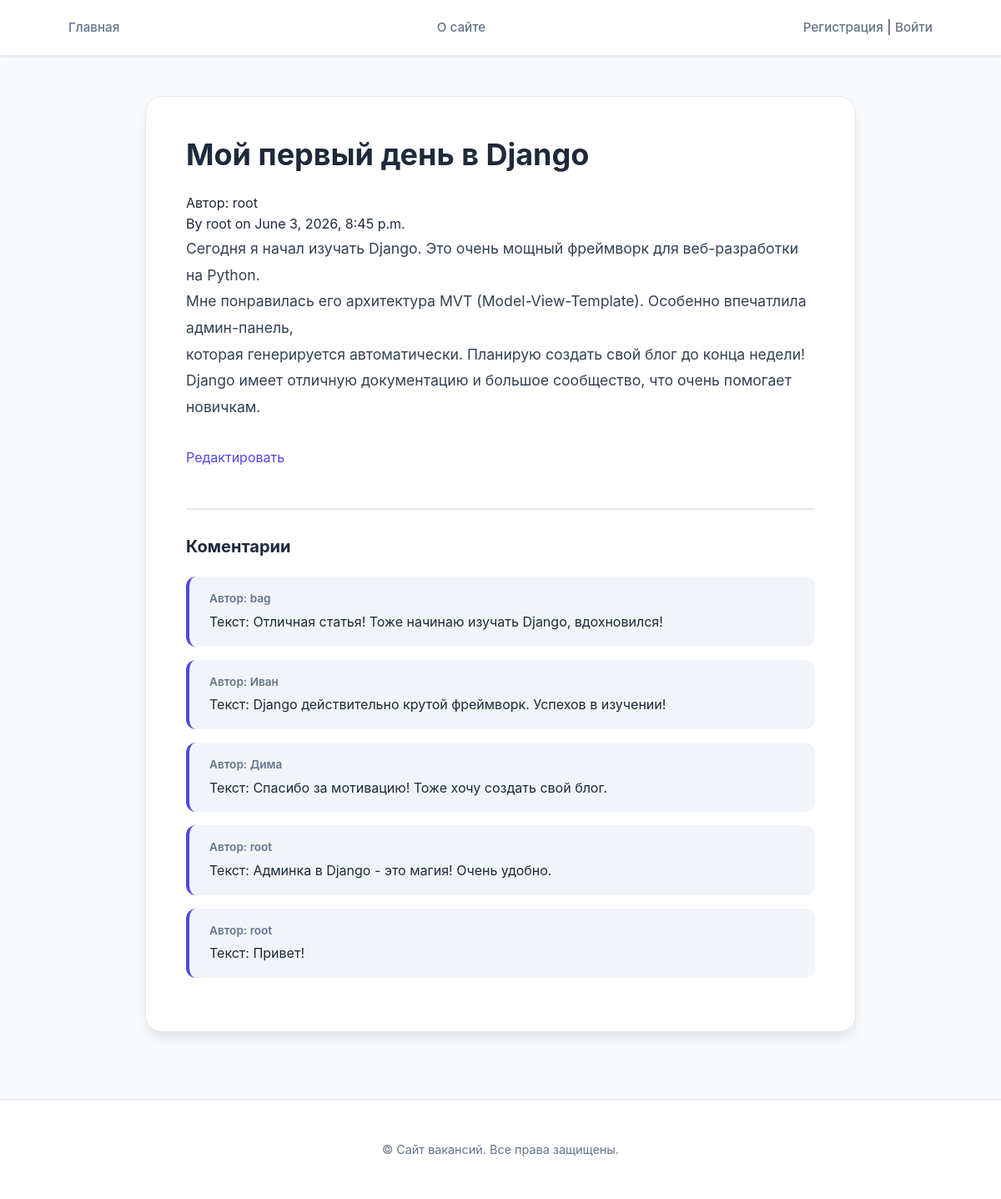
The app's page /post/1/ with its own data.
### core/models.py (models this page shows, shortened)
class Post(models.Model):
    class Status(models.IntegerChoices):
        DRAFT = 0, 'Черновик'
        PUBLISHED = 1, 'Опубликовано'
    title = models.CharField(max_length=200)
    content = models.TextField()
    status = models.IntegerField(choices=Status.choices, default=Status.DRAFT)
    author = models.ForeignKey("CustomUser", on_delete=models.CASCADE, related_name='posts')
    created_at = models.DateTimeField(auto_now_add=True)
    slug = models.SlugField(unique=True, blank=True)

class CustomUser(AbstractUser):
    avatar = models.ImageField(upload_to="media/users/%Y/%m/%d/", blank=True, null=True)
    birth_date = models.DateField(blank=True, null=True)
    def __str__(self):
        return self.username

class Comment(models.Model):
    text = models.TextField()
    post = models.ForeignKey("Post", related_name="comments", on_delete=models.CASCADE)
    user = models.ForeignKey("CustomUser", related_name='comments', on_delete=models.CASCADE)
    created_at = models.DateTimeField(auto_now_add=True)

### core/views.py (the view)
# urls.py: path("post/<int:pk>/", views.PostDetailView.as_view(), name="post_detail"),
class PostDetailView(DetailView):
    model = Post
    template_name = "core/post_detail.html"
    context_object_name = "post"
    def get_context_data(self, **kwargs):
        context = super().get_context_data(**kwargs)
        context["form"] = CommentForm()
        return context

### core/context_processors.py (called while the page is built)
def header_context(request):
    menu = [
        {"title": "Главная", "url_name": "home"},
        {"title": "О сайте", "url_name": "about"},
    ]
    return {"menu": menu}

def this_year(request):
    return {"year": datetime.now().year}

### core/templates/core/post_detail.html (shortened to what this page needs)
{% extends "base.html" %}
{% block content %}
    <div class="post-detail">
        <h1>{{ post.title }}</h1>
        <p>Автор: {{ post.author }}</p>
        <p>By {{ post.author }} on {{ post.created_at }}</p>
        <div class="post-content">
            {{ post.content|linebreaks }}
        </div>
        <p><a href="{% url 'post_update' post.pk %}">Редактировать</a></p>
        <div class="post-comments">
            <h2>Коментарии</h2>
            {% for comment in post.comments.all %}
                <div class="comment">
                    <p>Автор: {{ comment.user }}</p>
                    <p>Текст: {{ comment.text }}</p>
                </div>
            {% endfor %}
        </div>
    </div>
{% endblock content %}

### core/static/core/css/style.css (style rules this page uses)
:root { --primary-color: #4f46e5; --primary-hover: #4338ca; --bg-color: #f8fafc; --card-bg: #ffffff; --text-main: #1e293b; --text-muted: #64748b; --border-color: #e2e8f0; --accent-gradient: linear-gradient(135deg, #6366f1 0%, #a855f7 100%); --shadow-sm: 0 1px 3px rgba(0,0,0,0.1); --shadow-md: 0 4px 6px -1px rgba(0,0,0,0.1), 0 2px 4px -1px rgba(0,0,0,0.06); --shadow-lg: 0 10px 15px -3px rgba(0,0,0,0.1); --radius-md: 12px; --radius-lg: 20px; }
* { margin: 0; padding: 0; box-sizing: border-box; }
body { font-family: 'Inter', 'Segoe UI', Roboto, Helvetica, Arial, sans-serif; background-color: var(--bg-color); min-height: 100vh; color: var(--text-main); line-height: 1.6; }
h1, h2, h3 { color: var(--text-main); font-weight: 700; line-height: 1.2; }
h1 { font-size: 2.25rem; margin-bottom: 1.5rem; }
h2 { font-size: 1.5rem; margin-bottom: 1.25rem; }
a { color: var(--primary-color); text-decoration: none; transition: opacity 0.2s; }
.post-detail { background: var(--card-bg); border-radius: var(--radius-lg); padding: 3rem; box-shadow: var(--shadow-lg); border: 1px solid var(--border-color); }
.post-content { font-size: 1.1rem; color: #334155; margin-bottom: 2rem; line-height: 1.8; }
.post-comments { margin-top: 3rem; padding-top: 2rem; border-top: 2px solid var(--border-color); }
.post-comments h2 { font-size: 1.25rem; color: var(--text-main); margin-bottom: 1.5rem; display: flex; align-items: center; gap: 0.5rem; }
.comment { background: #f1f5f9; border-radius: 12px; padding: 1rem 1.5rem; margin-bottom: 1rem; border-left: 4px solid var(--primary-color); }
.comment p:first-child { font-weight: 600; font-size: 0.85rem; color: var(--text-muted); margin-bottom: 0.25rem; }
.comment p:last-child { color: var(--text-main); }

### records on screen
Post: title "Мой первый день в Django", author "root", created_at "June 3, 2026, 8:45 p.m.", content "Сегодня я начал изучать Django. Это очень мощный фреймворк для веб-разработки на Python. Мне понравилась его архитектура MVT (Model-View-Template). Особенно впечатлила админ-панель, которая генерируется автоматически. Планирую создать свой блог до конца недели! Django имеет отличную документацию и большое сообщество, что очень помогает новичкам."
Comment: user "bag", text "Отличная статья! Тоже начинаю изучать Django, вдохновился!"
Comment: user "Иван", text "Django действительно крутой фреймворк. Успехов в изучении!"
Comment: user "Дима", text "Спасибо за мотивацию! Тоже хочу создать свой блог."
Comment: user "root", text "Админка в Django - это магия! Очень удобно."
Comment: user "root", text "Привет!"

### other values on screen
{{ item.title }} "Главная" "О сайте"
